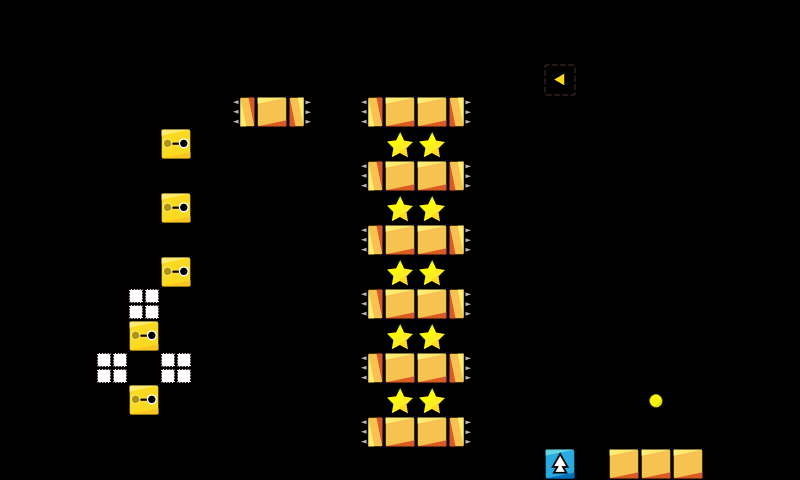

This is a level from a 2D game, rendered from its Tiled map with the project's own tilesets. A one-line summary and the map file follow, with tile-layer data summarised:
An orthogonal 25x15 tile map with 32x32 px tiles, 1 tile layer (map).

<map version="1.0" orientation="orthogonal" renderorder="right-down" width="25" height="15" tilewidth="32" tileheight="32" nextobjectid="7">
 <properties>
  <property name="ad" value="false" />
 </properties>
 <tileset firstgid="1" name="map_tiles" tilewidth="32" tileheight="32">
  <image source="../../img/map_tiles.png" width="480" height="480" />
 </tileset>
 <layer name="map" width="25" height="15">
  <data>[375 cells, 51 non-empty, 8 distinct tile ids]</data>
 </layer>
 <objectgroup name="Object Layer 1" />
</map>
